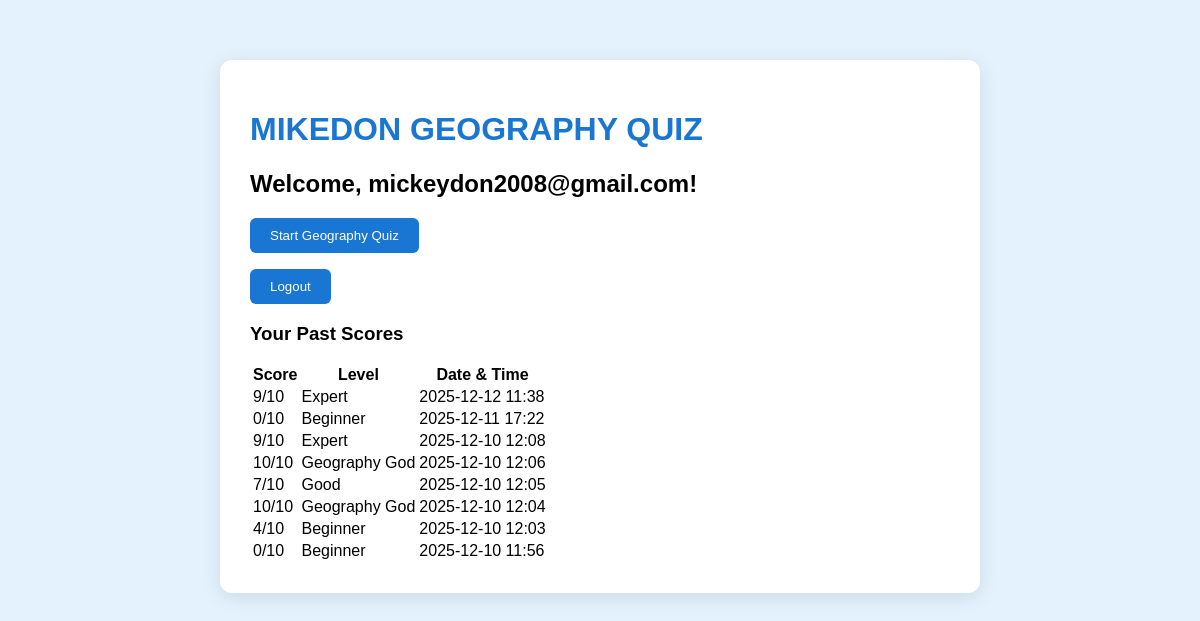
Page /userhome (signed in) on the committed database.
### tables this page shows
CREATE TABLE records (
                 id INTEGER PRIMARY KEY AUTOINCREMENT,
                 user_id INTEGER,
                 score INTEGER,
                 level TEXT,
                 timestamp TEXT,
                 time_taken INTEGER DEFAULT 0);

### app.py (the view)
@app.route('/userhome')
def user_home():
    if 'user_id' not in session:
        return redirect(url_for('login'))
    conn = sqlite3.connect('database.db')
    c = conn.cursor()
    c.execute("SELECT score, level, timestamp FROM records WHERE user_id=? ORDER BY timestamp DESC", (session['user_id'],))
    records = c.fetchall()
    conn.close()
    return render_template('userHome.html', username=session['username'], records=records)

### templates/userHome.html (shortened to what this page needs)
<!DOCTYPE html>
<html>
<head>
    <link rel="stylesheet" href="{{ url_for('static', filename='styles.css') }}">
</head>
<body>
<div class="box">
    <h1>MIKEDON GEOGRAPHY QUIZ</h1>
    <h2>Welcome, {{ username }}!</h2>
    <p><a href="/collectingdata"><button>Start Geography Quiz</button></a></p>
    <p><a href="/logout"><button>Logout</button></a></p>
    {% if records %}
    <h3>Your Past Scores</h3>
    <table>
        <tr>
            <th>Score</th>
            <th>Level</th>
            <th>Date & Time</th>
        </tr>
        {% for r in records %}
        <tr>
            <td>{{ r[0] }}/10</td>
            <td>{{ r[1] }}</td>
            <td>{{ r[2] }}</td>
        </tr>
        {% endfor %}
    </table>
    {% else %}
    <p>No quiz taken yet. Start now!</p>
    {% endif %}
</div>
</body>
</html>

### Static/styles.css (style rules this page uses)
body { font-family: Arial, sans-serif; background: #e3f2fd; margin: 0; padding: 20px; }
.box { max-width: 700px; margin: 40px auto; padding: 30px; background: white; border-radius: 12px; box-shadow: 0 4px 20px rgba(0,0,0,0.1); }
h1 { color: #1976d2; }
button { background: #1976d2; color: white; padding: 10px 20px; border: none; border-radius: 6px; cursor: pointer; }

### rows in the picture
records: score "9", level "Expert", timestamp "2025-12-12 11:38"
records: score "0", level "Beginner", timestamp "2025-12-11 17:22"
records: score "9", level "Expert", timestamp "2025-12-10 12:08"
records: score "10", level "Geography God", timestamp "2025-12-10 12:06"
records: score "7", level "Good", timestamp "2025-12-10 12:05"
records: score "10", level "Geography God", timestamp "2025-12-10 12:04"
records: score "4", level "Beginner", timestamp "2025-12-10 12:03"
records: score "0", level "Beginner", timestamp "2025-12-10 11:56"

### other values in the picture
{{ username }} "mickeydon2008@gmail.com"
